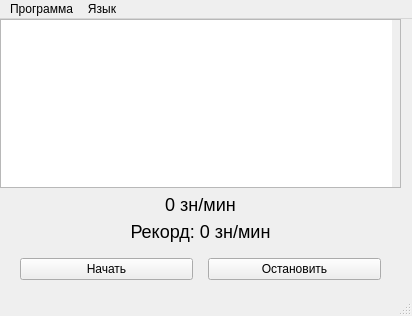
<?xml version="1.0" encoding="UTF-8"?>
<ui version="4.0">
 <class>MainWindow</class>
 <widget class="QMainWindow" name="MainWindow">
  <property name="geometry">
   <rect>
    <x>0</x>
    <y>0</y>
    <width>412</width>
    <height>316</height>
   </rect>
  </property>
  <property name="windowTitle">
   <string>Writer</string>
  </property>
  <property name="windowOpacity">
   <double>1.000000000000000</double>
  </property>
  <widget class="QWidget" name="centralwidget">
   <widget class="QWidget" name="verticalLayoutWidget">
    <property name="geometry">
     <rect>
      <x>0</x>
      <y>0</y>
      <width>401</width>
      <height>271</height>
     </rect>
    </property>
    <layout class="QVBoxLayout" name="verticalLayout">
     <property name="sizeConstraint">
      <enum>QLayout::SetDefaultConstraint</enum>
     </property>
     <item>
      <layout class="QVBoxLayout" name="verticalLayout_2">
       <item>
        <widget class="QScrollArea" name="scrollArea">
         <property name="widgetResizable">
          <bool>true</bool>
         </property>
         <widget class="QWidget" name="scrollAreaWidgetContents">
          <property name="geometry">
           <rect>
            <x>0</x>
            <y>0</y>
            <width>395</width>
            <height>160</height>
           </rect>
          </property>
          <widget class="QLabel" name="label">
           <property name="enabled">
            <bool>false</bool>
           </property>
           <property name="geometry">
            <rect>
             <x>0</x>
             <y>0</y>
             <width>391</width>
             <height>500</height>
            </rect>
           </property>
           <property name="sizePolicy">
            <sizepolicy hsizetype="Maximum" vsizetype="Maximum">
             <horstretch>1</horstretch>
             <verstretch>1</verstretch>
            </sizepolicy>
           </property>
           <property name="cursor">
            <cursorShape>ForbiddenCursor</cursorShape>
           </property>
           <property name="styleSheet">
            <string notr="true">color: #000;
background: #fff;</string>
           </property>
           <property name="text">
            <string/>
           </property>
           <property name="alignment">
            <set>Qt::AlignLeading|Qt::AlignLeft|Qt::AlignTop</set>
           </property>
           <property name="wordWrap">
            <bool>true</bool>
           </property>
          </widget>
         </widget>
        </widget>
       </item>
       <item>
        <widget class="QLabel" name="curSpeed">
         <property name="layoutDirection">
          <enum>Qt::LeftToRight</enum>
         </property>
         <property name="styleSheet">
          <string notr="true">font-size: 18px;
font-weight: 400;</string>
         </property>
         <property name="text">
          <string>0 зн/мин</string>
         </property>
         <property name="scaledContents">
          <bool>false</bool>
         </property>
         <property name="alignment">
          <set>Qt::AlignCenter</set>
         </property>
        </widget>
       </item>
       <item>
        <widget class="QLabel" name="maxSpeed">
         <property name="styleSheet">
          <string notr="true">font-size: 18px;
font-weight: 400;</string>
         </property>
         <property name="text">
          <string>Рекорд: 0 зн/мин</string>
         </property>
         <property name="textFormat">
          <enum>Qt::AutoText</enum>
         </property>
         <property name="alignment">
          <set>Qt::AlignCenter</set>
         </property>
        </widget>
       </item>
       <item>
        <layout class="QHBoxLayout" name="horizontalLayout" stretch="0,0">
         <property name="spacing">
          <number>15</number>
         </property>
         <property name="sizeConstraint">
          <enum>QLayout::SetDefaultConstraint</enum>
         </property>
         <property name="leftMargin">
          <number>20</number>
         </property>
         <property name="topMargin">
          <number>10</number>
         </property>
         <property name="rightMargin">
          <number>20</number>
         </property>
         <property name="bottomMargin">
          <number>10</number>
         </property>
         <item>
          <widget class="QPushButton" name="startButton">
           <property name="text">
            <string>Начать</string>
           </property>
          </widget>
         </item>
         <item>
          <widget class="QPushButton" name="stopButton">
           <property name="text">
            <string>Остановить</string>
           </property>
          </widget>
         </item>
        </layout>
       </item>
      </layout>
     </item>
    </layout>
   </widget>
  </widget>
  <widget class="QStatusBar" name="statusbar"/>
  <widget class="QMenuBar" name="menubar">
   <property name="geometry">
    <rect>
     <x>0</x>
     <y>0</y>
     <width>412</width>
     <height>21</height>
    </rect>
   </property>
   <widget class="QMenu" name="menu">
    <property name="title">
     <string>Программа</string>
    </property>
    <addaction name="startAction"/>
    <addaction name="stopAction"/>
    <addaction name="exitAction"/>
   </widget>
   <widget class="QMenu" name="menu_2">
    <property name="title">
     <string>Язык</string>
    </property>
    <addaction name="ua_lang"/>
    <addaction name="ru_lang"/>
    <addaction name="en_lang"/>
   </widget>
   <addaction name="menu"/>
   <addaction name="menu_2"/>
  </widget>
  <action name="startAction">
   <property name="text">
    <string>Начать</string>
   </property>
   <property name="shortcut">
    <string>F5</string>
   </property>
   <property name="shortcutVisibleInContextMenu">
    <bool>true</bool>
   </property>
  </action>
  <action name="stopAction">
   <property name="text">
    <string>Остановить</string>
   </property>
   <property name="shortcut">
    <string>Esc</string>
   </property>
   <property name="shortcutVisibleInContextMenu">
    <bool>true</bool>
   </property>
  </action>
  <action name="exitAction">
   <property name="text">
    <string>Выйти</string>
   </property>
   <property name="shortcut">
    <string>Ctrl+E</string>
   </property>
   <property name="shortcutVisibleInContextMenu">
    <bool>true</bool>
   </property>
  </action>
  <action name="ua_lang">
   <property name="checkable">
    <bool>true</bool>
   </property>
   <property name="checked">
    <bool>true</bool>
   </property>
   <property name="text">
    <string>Украинский</string>
   </property>
  </action>
  <action name="ru_lang">
   <property name="checkable">
    <bool>true</bool>
   </property>
   <property name="checked">
    <bool>false</bool>
   </property>
   <property name="text">
    <string>Русский</string>
   </property>
  </action>
  <action name="en_lang">
   <property name="checkable">
    <bool>true</bool>
   </property>
   <property name="checked">
    <bool>false</bool>
   </property>
   <property name="text">
    <string>Английский</string>
   </property>
  </action>
 </widget>
 <resources/>
 <connections/>
</ui>
